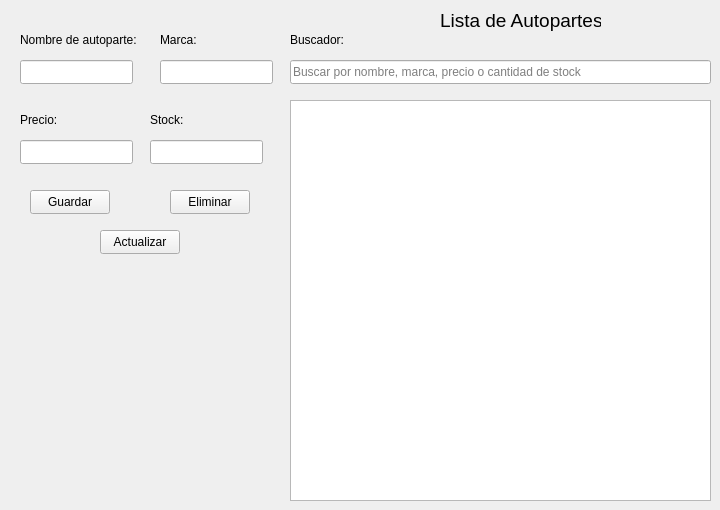
        <widget class="QWidget" name="Autopartes">
         <attribute name="title">
          <string>Autopartes</string>
         </attribute>
         <widget class="QLineEdit" name="txtPrecioAutoparte">
          <property name="geometry">
           <rect>
            <x>20</x>
            <y>140</y>
            <width>113</width>
            <height>24</height>
           </rect>
          </property>
         </widget>
         <widget class="QLabel" name="lblStockAutoparte">
          <property name="geometry">
           <rect>
            <x>150</x>
            <y>100</y>
            <width>101</width>
            <height>40</height>
           </rect>
          </property>
          <property name="text">
           <string>Stock:</string>
          </property>
         </widget>
         <widget class="QPushButton" name="btnGuardarAutoparte">
          <property name="geometry">
           <rect>
            <x>30</x>
            <y>190</y>
            <width>80</width>
            <height>24</height>
           </rect>
          </property>
          <property name="text">
           <string>Guardar</string>
          </property>
         </widget>
         <widget class="QLabel" name="lblListaAutopartes">
          <property name="geometry">
           <rect>
            <x>440</x>
            <y>0</y>
            <width>161</width>
            <height>41</height>
           </rect>
          </property>
          <property name="font">
           <font>
            <pointsize>14</pointsize>
           </font>
          </property>
          <property name="text">
           <string>Lista de Autopartes</string>
          </property>
         </widget>
         <widget class="QTableWidget" name="tblAutopartes">
          <property name="geometry">
           <rect>
            <x>290</x>
            <y>100</y>
            <width>421</width>
            <height>401</height>
           </rect>
          </property>
         </widget>
         <widget class="QLabel" name="lblNombreAutoparte">
          <property name="geometry">
           <rect>
            <x>20</x>
            <y>20</y>
            <width>121</width>
            <height>40</height>
           </rect>
          </property>
          <property name="text">
           <string>Nombre de autoparte:</string>
          </property>
         </widget>
         <widget class="QPushButton" name="btnEliminarAutoparte">
          <property name="geometry">
           <rect>
            <x>170</x>
            <y>190</y>
            <width>80</width>
            <height>24</height>
           </rect>
          </property>
          <property name="text">
           <string>Eliminar</string>
          </property>
         </widget>
         <widget class="QLabel" name="lblMarcaAutoparte">
          <property name="geometry">
           <rect>
            <x>160</x>
            <y>20</y>
            <width>91</width>
            <height>40</height>
           </rect>
          </property>
          <property name="text">
           <string>Marca:</string>
          </property>
         </widget>
         <widget class="QLabel" name="lblBuscadorAutoparte">
          <property name="geometry">
           <rect>
            <x>290</x>
            <y>20</y>
            <width>75</width>
            <height>40</height>
           </rect>
          </property>
          <property name="text">
           <string>Buscador:</string>
          </property>
         </widget>
         <widget class="QLineEdit" name="txtBuscadorAutoparte">
          <property name="geometry">
           <rect>
            <x>290</x>
            <y>60</y>
            <width>421</width>
            <height>24</height>
           </rect>
          </property>
          <property name="placeholderText">
           <string>Buscar por nombre, marca, precio o cantidad de stock</string>
          </property>
         </widget>
         <widget class="QPushButton" name="btnActualizarAutoparte">
          <property name="geometry">
           <rect>
            <x>100</x>
            <y>230</y>
            <width>80</width>
            <height>24</height>
           </rect>
          </property>
          <property name="text">
           <string>Actualizar</string>
          </property>
         </widget>
         <widget class="QLineEdit" name="txtNombreAutoparte">
          <property name="geometry">
           <rect>
            <x>20</x>
            <y>60</y>
            <width>113</width>
            <height>24</height>
           </rect>
          </property>
         </widget>
         <widget class="QLineEdit" name="txtStockAutoparte">
          <property name="geometry">
           <rect>
            <x>150</x>
            <y>140</y>
            <width>113</width>
            <height>24</height>
           </rect>
          </property>
         </widget>
         <widget class="QLabel" name="lblPrecioAutoparte">
          <property name="geometry">
           <rect>
            <x>20</x>
            <y>100</y>
            <width>101</width>
            <height>40</height>
           </rect>
          </property>
          <property name="text">
           <string>Precio:</string>
          </property>
         </widget>
         <widget class="QLineEdit" name="txtMarcaAutoparte">
          <property name="geometry">
           <rect>
            <x>160</x>
            <y>60</y>
            <width>113</width>
            <height>24</height>
           </rect>
          </property>
         </widget>
        </widget>
